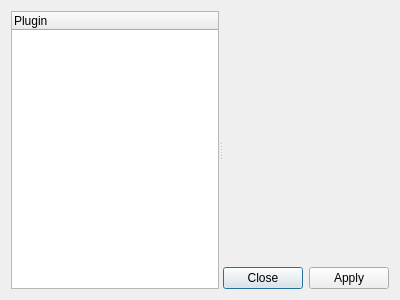
<?xml version="1.0" encoding="UTF-8"?>
<ui version="4.0">
 <class>SettingsDialog</class>
 <widget class="QDialog" name="SettingsDialog">
  <property name="geometry">
   <rect>
    <x>0</x>
    <y>0</y>
    <width>400</width>
    <height>300</height>
   </rect>
  </property>
  <property name="windowTitle">
   <string>Settings - cuteime</string>
  </property>
  <layout class="QVBoxLayout" name="verticalLayout_2">
   <item>
    <widget class="QSplitter" name="splitter">
     <property name="orientation">
      <enum>Qt::Horizontal</enum>
     </property>
     <widget class="QTreeWidget" name="plugins">
      <property name="selectionBehavior">
       <enum>QAbstractItemView::SelectItems</enum>
      </property>
      <property name="itemsExpandable">
       <bool>false</bool>
      </property>
      <column>
       <property name="text">
        <string>Plugin</string>
       </property>
      </column>
     </widget>
     <widget class="QWidget" name="layoutWidget">
      <layout class="QVBoxLayout" name="verticalLayout">
       <item>
        <widget class="QStackedWidget" name="stackedWidget">
         <widget class="QWidget" name="page_2"/>
        </widget>
       </item>
       <item>
        <widget class="QDialogButtonBox" name="buttonBox">
         <property name="orientation">
          <enum>Qt::Horizontal</enum>
         </property>
         <property name="standardButtons">
          <set>QDialogButtonBox::Apply|QDialogButtonBox::Close</set>
         </property>
        </widget>
       </item>
      </layout>
     </widget>
    </widget>
   </item>
  </layout>
 </widget>
 <resources/>
 <connections>
  <connection>
   <sender>buttonBox</sender>
   <signal>rejected()</signal>
   <receiver>SettingsDialog</receiver>
   <slot>reject()</slot>
   <hints>
    <hint type="sourcelabel">
     <x>389</x>
     <y>289</y>
    </hint>
    <hint type="destinationlabel">
     <x>286</x>
     <y>274</y>
    </hint>
   </hints>
  </connection>
 </connections>
</ui>
